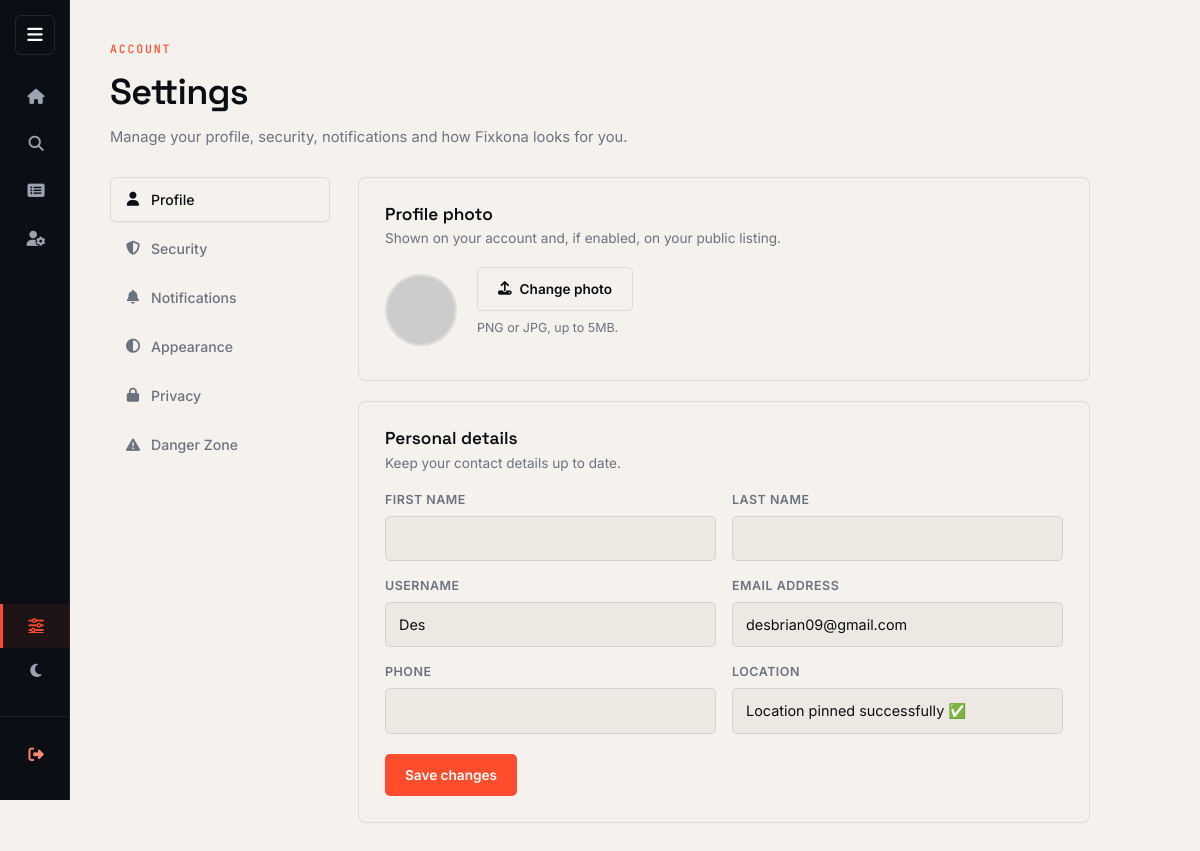
Before: /settings/ (signed in) with the older database file.
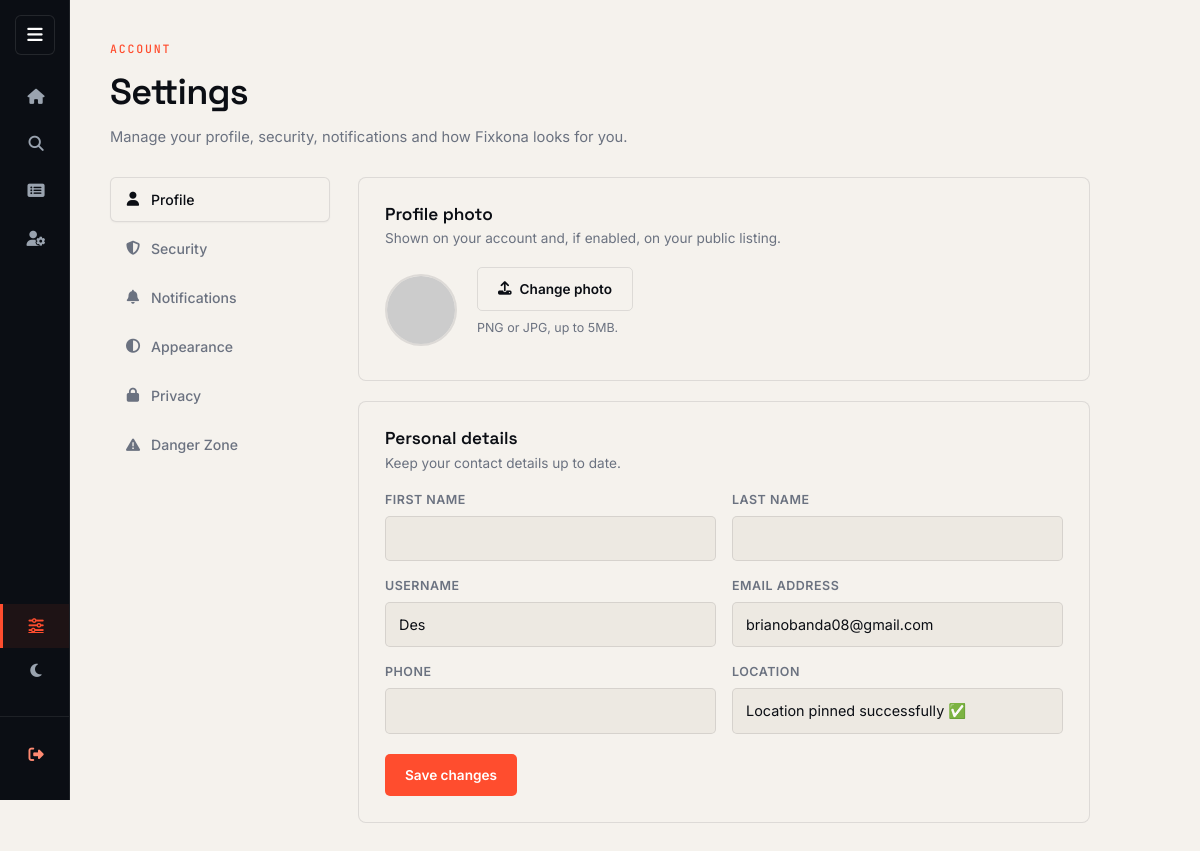
After: the same page with the newer database file.
### Match/models.py (models this page shows, shortened)
class User(AbstractUser):
    role = models.CharField(max_length=20, choices=USER_ROLES)
    phone = models.CharField(max_length=20, blank=True)
    location = models.CharField(max_length=100, blank=True)
    avatar = models.ImageField(upload_to='avatars/', blank=True, null=True)
    THEME_CHOICES = (
        ('system', 'Match System'),
        ('light', 'Light'),
        ('dark', 'Dark'),
    )
    theme_preference = models.CharField(max_length=10, choices=THEME_CHOICES, default='system')
    email_notifications = models.BooleanField(default=True)
    sms_notifications = models.BooleanField(default=False)
    request_update_alerts = models.BooleanField(
        default=True, help_text="Notify when a service request changes status."
    )
    marketing_emails = models.BooleanField(default=False)
    PROFILE_VISIBILITY_CHOICES = (
        ('public', 'Public'),
        ('private', 'Private'),
    )
    profile_visibility = models.CharField(
        max_length=10, choices=PROFILE_VISIBILITY_CHOICES, default='public'
    )
    show_phone_publicly = models.BooleanField(default=True)
    LANGUAGE_CHOICES = (
        ('en', 'English'),
        ('sw', 'Kiswahili'),
    )
    preferred_language = models.CharField(max_length=5, choices=LANGUAGE_CHOICES, default='en')
    @property
    def avatar_url(self):
        if self.avatar:
            try:
                return self.avatar.url
            except Exception:
                pass
        return f"https://ui-avatars.com/api/?name={self.username}&background=1A1F2B&color=FF4D2E"

### Match/views.py (the view, shortened to what this page needs)
# urls.py: path('settings/', views.settings_view, name='settings'),
@login_required
def settings_view(request):
    user = request.user
    provider = None
    if user.role == 'company':
        provider, _ = ServiceProvider.objects.get_or_create(user=user)
    if user.role == 'company':
        user_form = ServiceProviderUpdateForm(instance=provider)
    else:
        user_form = UserUpdateForm(instance=user)
    password_form = PasswordChangeForm(user=user)
    notif_form = NotificationSettingsForm(instance=user)
    privacy_form = PrivacySettingsForm(instance=user)
    appearance_form = AppearanceSettingsForm(instance=user)
    avatar_form = AvatarUploadForm(instance=user)
    deactivate_form = DeactivateAccountForm()
    active_tab = request.POST.get('form_name', request.GET.get('tab', 'profile'))
    context = {
        'base_template': 'Match/provider_base.html' if user.role == 'company' else 'Match/user_base.html',
        'provider': provider,
        'user_form': user_form,
        'avatar_form': avatar_form,
        'password_form': password_form,
        'notif_form': notif_form,
        'privacy_form': privacy_form,
        'appearance_form': appearance_form,
        'deactivate_form': deactivate_form,
        'active_tab': active_tab,
    }
    return render(request, 'Match/settings.html', context)

### Match/forms.py
class UserUpdateForm(forms.ModelForm):
    class Meta:
        model = User
        fields = ['first_name', 'last_name', 'username', 'email', 'phone', 'location']
        widgets = {
            'username': forms.TextInput(attrs={'class': 'form-control'}),
            'phone': forms.TextInput(attrs={'class': 'form-control'}),
            'location': forms.TextInput(attrs={'class': 'form-control'}),
        }

class AvatarUploadForm(forms.ModelForm):
    class Meta:
        model = User
        fields = ['avatar']

### Match/templates/Match/settings.html (shortened to what this page needs)
{% extends base_template %}
{% load static %}
{% block content %}
<div class="set-wrap">
    <div class="set-header">
        <span class="premium-eyebrow">Account</span>
        <h1 class="premium-heading">Settings</h1>
        <p class="premium-sub">Manage your profile, security, notifications and how Fixkona looks for you.</p>
    </div>
    <div class="set-layout">
        <div class="set-tabs" role="tablist" aria-orientation="vertical">
            <button class="set-tab {% if active_tab == 'profile' %}is-active{% endif %}" data-tab="profile" type="button">
                <i class="fa-solid fa-user"></i><span>Profile</span>
            </button>
            <button class="set-tab {% if active_tab == 'security' %}is-active{% endif %}" data-tab="security" type="button">
                <i class="fa-solid fa-shield-halved"></i><span>Security</span>
            </button>
            <button class="set-tab {% if active_tab == 'notifications' %}is-active{% endif %}" data-tab="notifications" type="button">
                <i class="fa-solid fa-bell"></i><span>Notifications</span>
            </button>
            <button class="set-tab {% if active_tab == 'appearance' %}is-active{% endif %}" data-tab="appearance" type="button">
                <i class="fa-solid fa-circle-half-stroke"></i><span>Appearance</span>
            </button>
            <button class="set-tab {% if active_tab == 'privacy' %}is-active{% endif %}" data-tab="privacy" type="button">
                <i class="fa-solid fa-lock"></i><span>Privacy</span>
            </button>
            <button class="set-tab set-tab--danger {% if active_tab == 'deactivate' %}is-active{% endif %}" data-tab="deactivate" type="button">
                <i class="fa-solid fa-triangle-exclamation"></i><span>Danger Zone</span>
            </button>
        </div>
        <div class="set-panels">
            <section class="set-panel {% if active_tab == 'profile' %}is-active{% endif %}" data-panel="profile">
                <div class="set-card">
                    <div class="set-card__head">
                        <h3>Profile photo</h3>
                        <p>Shown on your account and, if enabled, on your public listing.</p>
                    </div>
                    <form method="post" enctype="multipart/form-data" class="set-avatar-row">
                        <img class="set-avatar" src="{% if user.avatar %}{{ user.avatar.url }}{% else %}https://ui-avatars.com/api/?name={{ user.username }}&background=0B0E14&color=FF4D2E&size=128{% endif %}" alt="Avatar">
                        <div>
                            <label class="set-btn set-btn--outline" for="avatarInput">
                                <i class="fa-solid fa-upload"></i> Change photo
                            </label>
                            <p class="set-hint">PNG or JPG, up to 5MB.</p>
                        </div>
                    </form>
                </div>
                <div class="set-card">
                    <div class="set-card__head">
                        <h3>{% if provider %}Company details{% else %}Personal details{% endif %}</h3>
                        <p>{% if provider %}Update the information customers see about your business.{% else %}Keep your contact details up to date.{% endif %}</p>
                    </div>
                    <form method="post">
                        <div class="set-grid">
                            {% for field in user_form %}
                                <div class="set-field {% if field.field.widget.input_type == 'checkbox' %}set-field--full{% endif %}">
                                    <label>{{ field.label }}</label>
                                    {{ field }}
                                </div>
                            {% endfor %}
                        </div>
                        <button type="submit" class="set-btn set-btn--primary">Save changes</button>
                    </form>
                </div>
            </section>
        </div>
    </div>
</div>
{% endblock %}

Changed rows visible on the page:
changed User "Des": email "desbrian09@gmail.com" → "brianobanda08@gmail.com"
